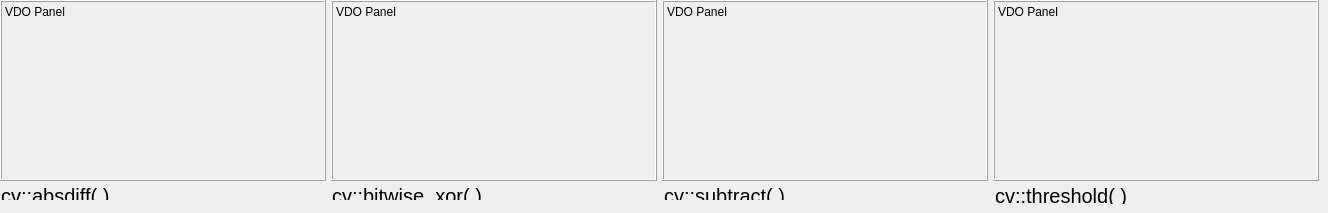
    <widget class="QWidget" name="tabAlpha">
     <attribute name="title">
      <string>Alpha</string>
     </attribute>
     <widget class="QLabel" name="labelVDOPanel_3">
      <property name="geometry">
       <rect>
        <x>0</x>
        <y>0</y>
        <width>326</width>
        <height>181</height>
       </rect>
      </property>
      <property name="mouseTracking">
       <bool>true</bool>
      </property>
      <property name="frameShape">
       <enum>QFrame::Box</enum>
      </property>
      <property name="frameShadow">
       <enum>QFrame::Raised</enum>
      </property>
      <property name="text">
       <string>VDO Panel</string>
      </property>
      <property name="alignment">
       <set>Qt::AlignLeading|Qt::AlignLeft|Qt::AlignTop</set>
      </property>
     </widget>
     <widget class="QLabel" name="labelVDOPanel_4">
      <property name="geometry">
       <rect>
        <x>331</x>
        <y>0</y>
        <width>326</width>
        <height>181</height>
       </rect>
      </property>
      <property name="mouseTracking">
       <bool>true</bool>
      </property>
      <property name="frameShape">
       <enum>QFrame::Box</enum>
      </property>
      <property name="frameShadow">
       <enum>QFrame::Raised</enum>
      </property>
      <property name="text">
       <string>VDO Panel</string>
      </property>
      <property name="alignment">
       <set>Qt::AlignLeading|Qt::AlignLeft|Qt::AlignTop</set>
      </property>
     </widget>
     <widget class="QLabel" name="labelVDOPanel_5">
      <property name="geometry">
       <rect>
        <x>662</x>
        <y>0</y>
        <width>326</width>
        <height>181</height>
       </rect>
      </property>
      <property name="mouseTracking">
       <bool>true</bool>
      </property>
      <property name="frameShape">
       <enum>QFrame::Box</enum>
      </property>
      <property name="frameShadow">
       <enum>QFrame::Raised</enum>
      </property>
      <property name="text">
       <string>VDO Panel</string>
      </property>
      <property name="alignment">
       <set>Qt::AlignLeading|Qt::AlignLeft|Qt::AlignTop</set>
      </property>
     </widget>
     <widget class="QLabel" name="labelVDOPanel_6">
      <property name="geometry">
       <rect>
        <x>993</x>
        <y>0</y>
        <width>326</width>
        <height>181</height>
       </rect>
      </property>
      <property name="mouseTracking">
       <bool>true</bool>
      </property>
      <property name="frameShape">
       <enum>QFrame::Box</enum>
      </property>
      <property name="frameShadow">
       <enum>QFrame::Raised</enum>
      </property>
      <property name="text">
       <string>VDO Panel</string>
      </property>
      <property name="alignment">
       <set>Qt::AlignLeading|Qt::AlignLeft|Qt::AlignTop</set>
      </property>
     </widget>
     <widget class="QLabel" name="obcap_caption">
      <property name="geometry">
       <rect>
        <x>1</x>
        <y>184</y>
        <width>321</width>
        <height>16</height>
       </rect>
      </property>
      <property name="font">
       <font>
        <pointsize>15</pointsize>
       </font>
      </property>
      <property name="text">
       <string>cv::absdiff( )</string>
      </property>
      <property name="scaledContents">
       <bool>false</bool>
      </property>
      <property name="alignment">
       <set>Qt::AlignLeading|Qt::AlignLeft|Qt::AlignTop</set>
      </property>
      <property name="wordWrap">
       <bool>true</bool>
      </property>
     </widget>
     <widget class="QLabel" name="obcap_caption_2">
      <property name="geometry">
       <rect>
        <x>332</x>
        <y>184</y>
        <width>321</width>
        <height>16</height>
       </rect>
      </property>
      <property name="font">
       <font>
        <pointsize>15</pointsize>
       </font>
      </property>
      <property name="text">
       <string>cv::bitwise_xor( )</string>
      </property>
      <property name="scaledContents">
       <bool>false</bool>
      </property>
      <property name="alignment">
       <set>Qt::AlignLeading|Qt::AlignLeft|Qt::AlignTop</set>
      </property>
      <property name="wordWrap">
       <bool>true</bool>
      </property>
     </widget>
     <widget class="QLabel" name="obcap_caption_3">
      <property name="geometry">
       <rect>
        <x>664</x>
        <y>184</y>
        <width>321</width>
        <height>16</height>
       </rect>
      </property>
      <property name="font">
       <font>
        <pointsize>15</pointsize>
       </font>
      </property>
      <property name="text">
       <string>cv::subtract( )</string>
      </property>
      <property name="scaledContents">
       <bool>false</bool>
      </property>
      <property name="alignment">
       <set>Qt::AlignLeading|Qt::AlignLeft|Qt::AlignTop</set>
      </property>
      <property name="wordWrap">
       <bool>true</bool>
      </property>
     </widget>
     <widget class="QLabel" name="obcap_caption_4">
      <property name="geometry">
       <rect>
        <x>995</x>
        <y>184</y>
        <width>321</width>
        <height>20</height>
       </rect>
      </property>
      <property name="font">
       <font>
        <pointsize>15</pointsize>
       </font>
      </property>
      <property name="layoutDirection">
       <enum>Qt::LeftToRight</enum>
      </property>
      <property name="text">
       <string>cv::threshold( )</string>
      </property>
      <property name="scaledContents">
       <bool>false</bool>
      </property>
      <property name="alignment">
       <set>Qt::AlignLeading|Qt::AlignLeft|Qt::AlignTop</set>
      </property>
      <property name="wordWrap">
       <bool>true</bool>
      </property>
     </widget>
    </widget>
